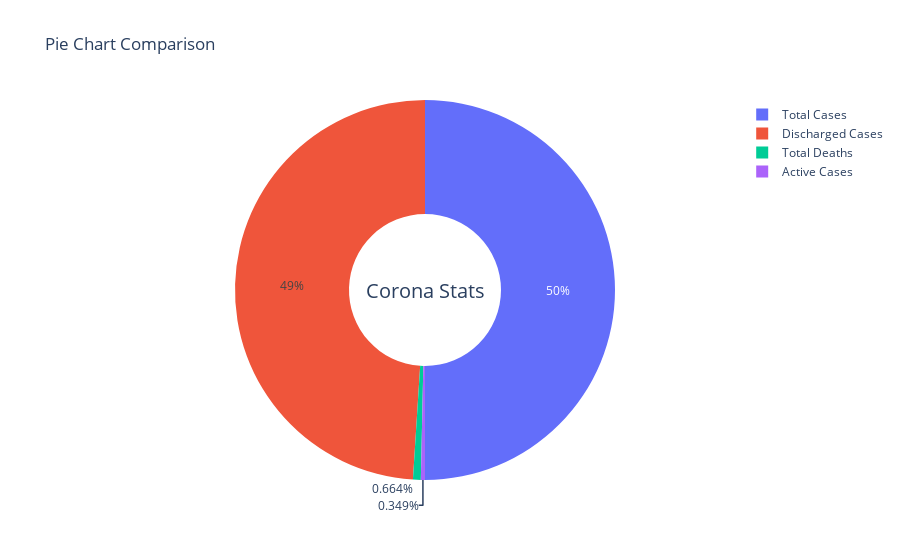

The code cell stored with this chart in its notebook:
### Code cell
import plotly.graph_objects as go
from plotly.subplots import make_subplots

labels = ['Total Cases','Active Cases','Discharged Cases','Total Deaths']

# Create subplots: use 'domain' type for Pie subplot
fig = make_subplots(rows=1, cols=1, specs=[[{'type':'domain'}]])
fig.add_trace(go.Pie(labels=labels, values=[Total, Active, Discharged,Deaths], name="Corona Cases"),
              1, 1)

# Use `hole` to create a donut-like pie chart
fig.update_traces(hole=.4, hoverinfo="label+percent+name")

fig.update_layout(
    title_text="Pie Chart Comparison",
    # Add annotations in the center of the donut pies.
    annotations=[dict(text='Corona Stats', x=0.50, y=0.5, font_size=20, showarrow=False)
                 ])
fig.show()

### Figure 1 — Plotly figure (JSON) as saved in the notebook; plotly's stock layout.template omitted (floating-point values rounded to 4 significant figures)
{"data": [{"domain": {"x": [0, 1], "y": [0, 1]}, "hole": 0.4, "hoverinfo": "label+percent+name", "labels": ["Total Cases", "Active Cases", "Discharged Cases", "Total Deaths"], "name": "Corona Cases", "type": "pie", "values": [33935309, 236643, 33248291, 450375]}], "layout": {"annotations": [{"font": {"size": 20}, "showarrow": false, "text": "Corona Stats", "x": 0.5, "y": 0.5}], "title": {"text": "Pie Chart Comparison"}}}
